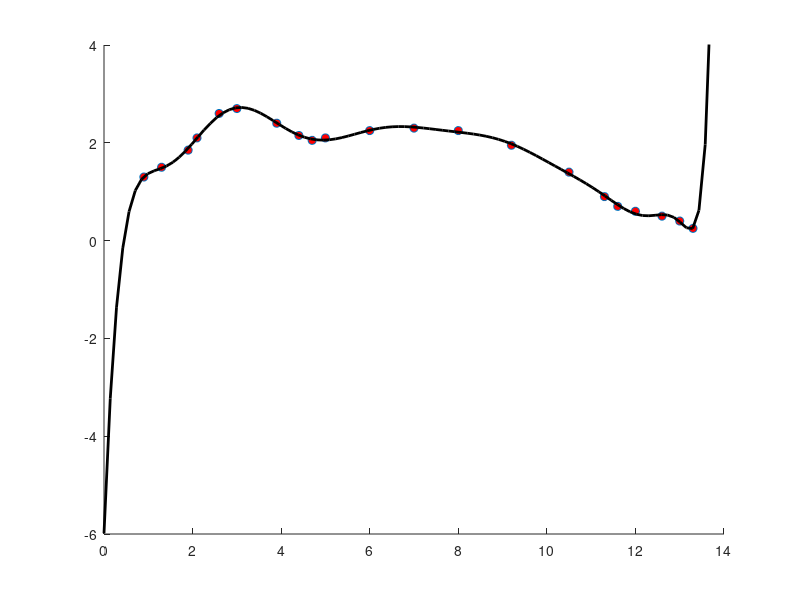

Reproduce this figure in MATLAB.
clc;
clear all;
close all;    
M = csvread('duck.csv');
x_vec = M(:,1);
f_vec = M(:,2)



%Create the matrix X

for m = [20]
    for i = 1:numel(x_vec)
        j = 1;
        for pow = 0:m
            X(:,j) = x_vec.^pow;
            j = j + 1;
        end
    end

%-------- Solving the system--------------

    X
    X_t = X';

    A = X_t * X;
    b = X_t * f_vec;
    
    
    
    %solve Aa = b
    a = fliplr((A\b)')
 %-------------------------------------------
 
    test = linspace(0,14,100);
    f_c = polyval(a,test);
    scatter(x_vec,f_vec,'ro','MarkerFaceColor', 'r');
    ylim([-6,4]);
    hold on
    plot(test,f_c,'k-','linewidth',2);
    print(sprintf('matlab_lsq_%d',m),'-dpng');
    abs(100*(f_vec - polyval(a,x_vec))./f_vec)
    close all;
    
 %------Compare with Lagrangian-----------------
    
 
    
    
 
end


